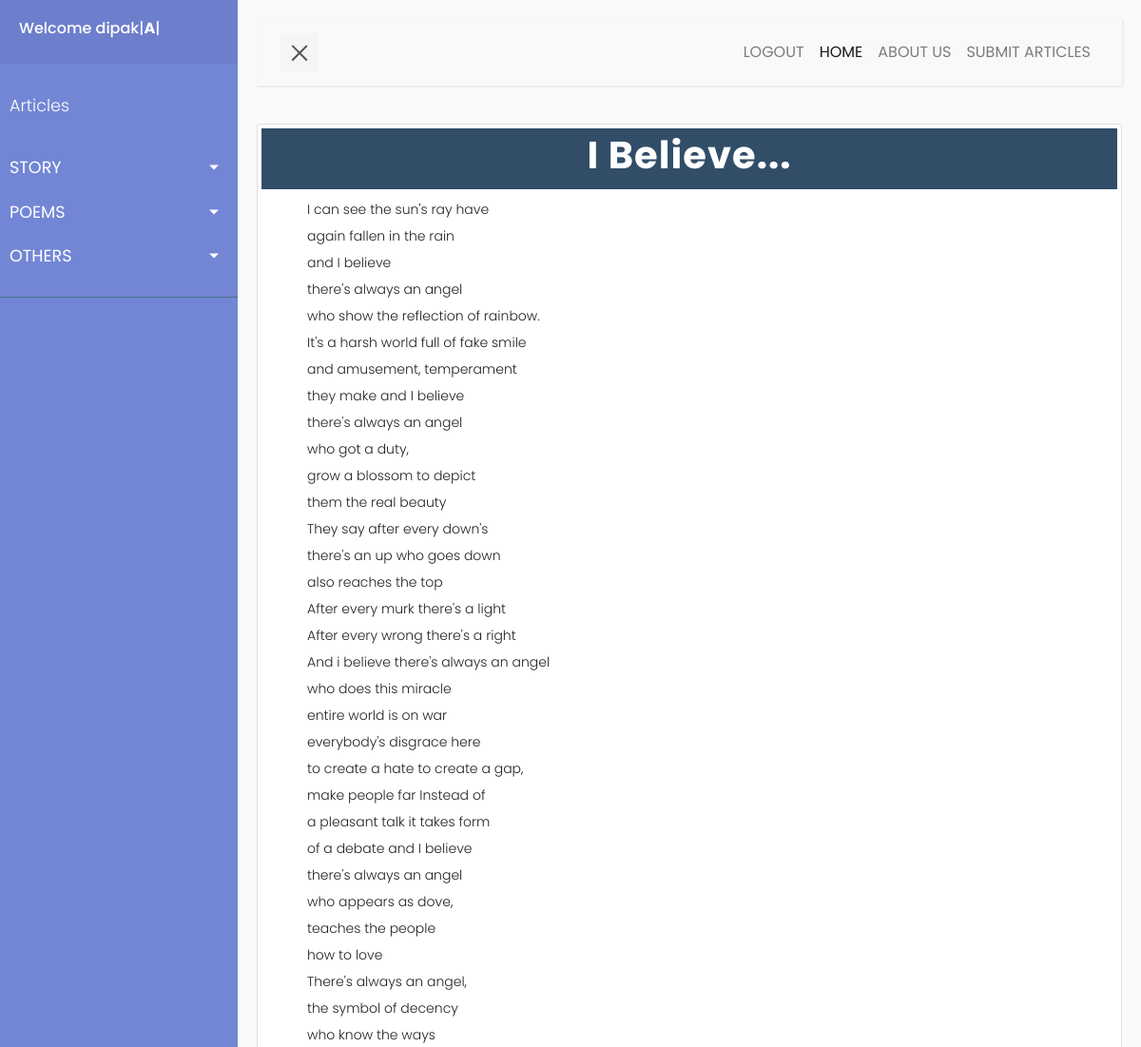
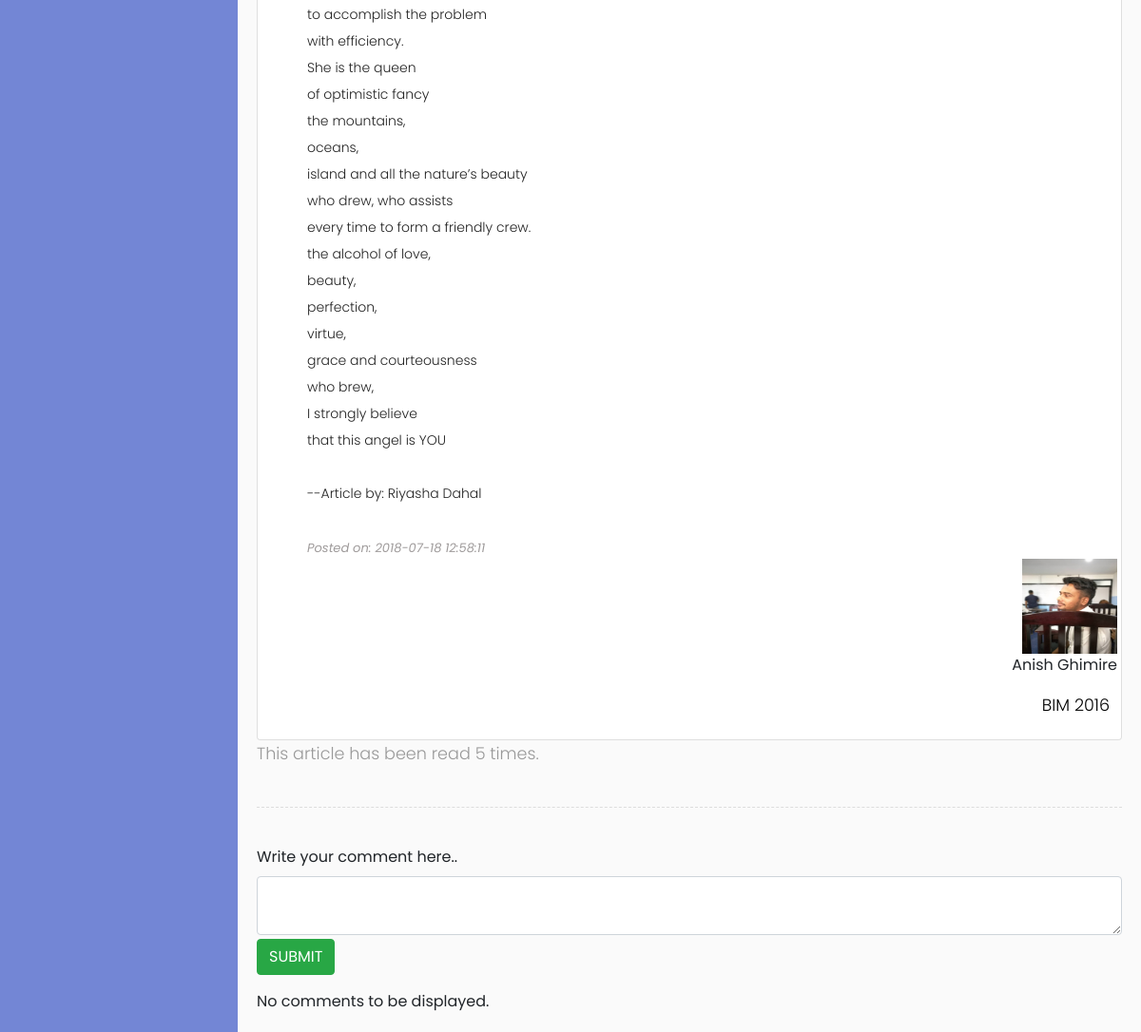
The app's page /poem.php?article_id=29 (signed in) with its own data (2 pictures, top to bottom).
### tables this page shows
CREATE TABLE `article` (
  `article_id` int(11) NOT NULL,
  `title` varchar(50) DEFAULT NULL,
  `category` varchar(20) DEFAULT NULL,
  `content` varchar(10000) DEFAULT NULL,
  `posted_on` datetime NOT NULL DEFAULT CURRENT_TIMESTAMP,
  `last_updated` datetime NOT NULL DEFAULT CURRENT_TIMESTAMP ON UPDATE CURRENT_TIMESTAMP,
  `approved_by` varchar(20) DEFAULT NULL,
  `posted_by` varchar(20) DEFAULT NULL,
  `views` int(11) DEFAULT NULL,
  `approved` tinyint(1) DEFAULT NULL,
  `name` varchar(30) DEFAULT NULL,
  `login_type` varchar(20) DEFAULT NULL
);

CREATE TABLE `student` (
  `name` varchar(50) DEFAULT NULL,
  `username` varchar(20) NOT NULL,
  `password` varchar(100) DEFAULT NULL,
  `photo` varchar(100) DEFAULT '../profile-picture/user-image.jpg',
  `approved` tinyint(1) DEFAULT NULL,
  `enrolled_on` year(4) DEFAULT NULL,
  `faculty` varchar(20) DEFAULT NULL
);

### includes/retrive-articles.php (called while the page is built, shortened)
<?php
    $id = $_GET['article_id'];
    $sql = "SELECT * FROM article WHERE article_id='$id'";
    $result = $conn->query($sql);
    $row = $result->fetch_assoc();
    $title = $row['title'];
    $content = $row['content'];
    $posted_on = $row['posted_on'];
    $posted_by = $row['posted_by'];
    $loginType = $row['login_type'];
    $counter = $row['views'];
    $counter++;
    $sql = "UPDATE article SET views = '$counter' WHERE article_id = '$id'";
    if($conn->query($sql)==TRUE) {
        $views = $row['views'];
    }
    $sql = "SELECT * FROM $loginType WHERE username = '$posted_by'";
    $result = $conn->query($sql);
    $row = $result->fetch_assoc();
    $name = $row['name'];
    $image = $row['photo'];
    if(isset($loginType)){
        if($loginType == 'student') {
        $faculty = $row['faculty'];
        $enrolledOn = $row['enrolled_on'];
        }
    }
?>

### poem.php (the view, shortened to what this page needs)
<?php
    include './sidebar/sidebar.php';
    include './includes/retrive-articles.php';
?>
     <div class="card p-1 pb-0">
         <div style="background-color: #314D68; letter-spacing: 1px;">
            <p class="text-center text-capitalize font-weight-bold p-1 pb-0 h1" style="color: #fff;"><?php echo strip_tags($title); ?></p>
         </div>
        <div class="pl-md-5 pl-sm-1 pr-md-5 pr-sm-1">
            <p class="text-justify font-weight-light" style="font-size: 0.875em; color: #222222; margin: 0.5em 0; line-height: 28px;"><?php echo nl2br(strip_tags($content)); ?></p>
            <br/>
            <span class="text-left font-italic" style="font-size: 13px; color: #9f9b9b;">Posted on: <?php echo $posted_on; ?></span>
        </div>
        <div>
            <figure class="text-right">
                <img src="<?php echo $image; ?>" alt="Profile Picture" class="img-responsive" width="100" height="100">
                    <figcaption> <?php
                                    if($loginType=='teacher'){
                                        echo $name ."<i class='material-icons' style='font-size: 15px;'>verified_user</i>";
                                    } else if($loginType=='student') {
                                        echo $name;
                                    } else {
                                        echo $name ."<i class='material-icons' style='font-size: 15px;'>verified_user</i>";
                                    }
                                 ?>
                    </figcaption>
            </figure>
            <?php
                if(isset($faculty) && isset($enrolledOn)) {
            ?>
            <p class="text-uppercase text-right pr-2" style="color: #000;"><?php echo $faculty ." " .$enrolledOn; ?></p>
        </div>
         <?php
                }
         ?>
     </div>
    <div>
        <p> This article has been read <?php echo $views; ?> times. </p>
    </div>
    <div class="line"> </div>
    <?php
        $aid = $_GET['article_id'];
        if(isset($_SESSION['loggedin']) && isset($_SESSION['loginType'])) {
            $loggedUser = $_SESSION['loggedin'];
            $loggedType = $_SESSION['loginType'];
        $sql = "SELECT * FROM $loggedType WHERE username = '$loggedUser'";
        $result = $conn->query($sql);
        $row = $result->fetch_assoc();
    }
    ?>
    <?php
        if(isset($_SESSION['loggedin'])  && $row['approved'] == 1) {
    ?>
    <div>
        <form action="./includes/post-comment.php" method="post">
            <div class="form-group">
                <label for="userComment">Write your comment here..</label>
                <textarea class="form-control" id="userComment" rows="2" name="comment" required></textarea>
                <button type="submit" class="btn btn-success mt-1">SUBMIT</button>
            </div>
        </form>
    </div>
    <?php
        } else if($row['approved'] == 0){
            echo "<div class='alert alert-warning' role='alert'>Please wait untill you are verified to post a comment.</div>";
        } else {
            echo "<div class='alert alert-warning' role='alert'>Please login or register to post a comment.</div>";
        }
    ?>
        <?php
            $sql = "SELECT * FROM comment WHERE article_id = $aid ORDER BY comment_id DESC";
            $result = $conn->query($sql);
            if($result->num_rows>0) {
                while($row = $result->fetch_assoc()) {
        ?>
            <div class="row mt-1">
                <figure class="col-md-2">
                    <img src="<?php echo $row['photo']; ?>" alt="Profile Picture" class="img-fluid pl-1 rounded-circle" style="width: 80px; height: 80px;">
                    <figcaption class="pl-md-2 pl-1"> <?php echo $row['commented_by']; ?> </figcaption>
                </figure>
                <div class="col-md-10">
                    <p class="p-2 card"> <?php echo strip_tags($row['content']); ?> </p>
                </div>
            </div>
    <?php
                }
            } else {
                echo "No comments to be displayed.";
            }
    ?>
     </div>
    </div>
</body>
</html>

### style/sidebar.css (style rules this page uses)
body { font-family: 'Poppins', sans-serif; background: #fafafa; }
p { font-family: 'Poppins', sans-serif; font-size: 1.1em; font-weight: 300; line-height: 1.7em; color: #999; }
.line { width: 100%; height: 1px; border-bottom: 1px dashed #ddd; margin: 40px 0; }

### records on screen
article: title "I Believe...", content "I can see the sun's ray have again fallen in the rain and I believe there's always an angel who show the reflection of rainbow. It's a harsh world full of fake smile and amusement, temperament they make and I believe there's always an angel who got a duty, grow a blossom to depict them the real beauty They say after every down's there's an up who goes down also reaches the top After every murk there's a light After every wrong there's a right And i believe there's always an angel who does this miracle entire world is on war everybody's disgrace here to create a hate to create a gap, make people far Instead of a pleasant talk it takes form of a debate and I believe there's always an angel…", posted_on "2018-07-18 12:58:11", views "5"
student: photo (picture), name "Anish Ghimire", faculty "BIM", enrolled_on "2016"

### other values on screen
strip_tags($username) "dipak"
